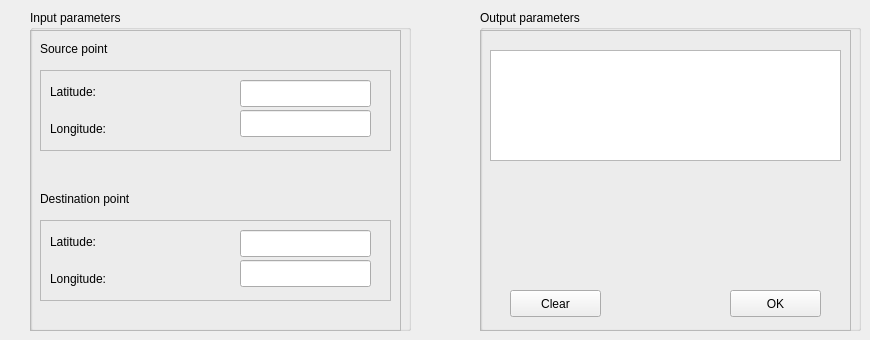
   <widget class="QWidget" name="tab_10">
    <attribute name="title">
     <string>Rhumb midpoint</string>
    </attribute>
    <widget class="QGroupBox" name="groupBox_19">
     <property name="geometry">
      <rect>
       <x>480</x>
       <y>10</y>
       <width>381</width>
       <height>321</height>
      </rect>
     </property>
     <property name="title">
      <string>Output parameters</string>
     </property>
     <widget class="QFrame" name="frame_41">
      <property name="geometry">
       <rect>
        <x>0</x>
        <y>20</y>
        <width>371</width>
        <height>301</height>
       </rect>
      </property>
      <property name="frameShape">
       <enum>QFrame::StyledPanel</enum>
      </property>
      <property name="frameShadow">
       <enum>QFrame::Raised</enum>
      </property>
      <widget class="QTextEdit" name="rmid_output">
       <property name="geometry">
        <rect>
         <x>10</x>
         <y>20</y>
         <width>351</width>
         <height>111</height>
        </rect>
       </property>
      </widget>
      <widget class="QPushButton" name="rmid_ok_btn">
       <property name="geometry">
        <rect>
         <x>250</x>
         <y>260</y>
         <width>91</width>
         <height>27</height>
        </rect>
       </property>
       <property name="text">
        <string>OK</string>
       </property>
      </widget>
      <widget class="QPushButton" name="rmid_clear_btn">
       <property name="geometry">
        <rect>
         <x>30</x>
         <y>260</y>
         <width>91</width>
         <height>27</height>
        </rect>
       </property>
       <property name="text">
        <string>Clear</string>
       </property>
      </widget>
     </widget>
    </widget>
    <widget class="QGroupBox" name="groupBox_20">
     <property name="geometry">
      <rect>
       <x>30</x>
       <y>10</y>
       <width>381</width>
       <height>321</height>
      </rect>
     </property>
     <property name="title">
      <string>Input parameters</string>
     </property>
     <widget class="QFrame" name="frame_42">
      <property name="geometry">
       <rect>
        <x>0</x>
        <y>20</y>
        <width>371</width>
        <height>301</height>
       </rect>
      </property>
      <property name="frameShape">
       <enum>QFrame::StyledPanel</enum>
      </property>
      <property name="frameShadow">
       <enum>QFrame::Raised</enum>
      </property>
      <property name="lineWidth">
       <number>1</number>
      </property>
      <widget class="QLabel" name="label_63">
       <property name="geometry">
        <rect>
         <x>10</x>
         <y>10</y>
         <width>89</width>
         <height>17</height>
        </rect>
       </property>
       <property name="text">
        <string>Source point</string>
       </property>
      </widget>
      <widget class="QFrame" name="frame_43">
       <property name="geometry">
        <rect>
         <x>10</x>
         <y>40</y>
         <width>351</width>
         <height>81</height>
        </rect>
       </property>
       <property name="frameShape">
        <enum>QFrame::StyledPanel</enum>
       </property>
       <property name="frameShadow">
        <enum>QFrame::Raised</enum>
       </property>
       <widget class="QLabel" name="label_64">
        <property name="geometry">
         <rect>
          <x>10</x>
          <y>50</y>
          <width>71</width>
          <height>17</height>
         </rect>
        </property>
        <property name="text">
         <string>Longitude:</string>
        </property>
       </widget>
       <widget class="QLabel" name="label_65">
        <property name="geometry">
         <rect>
          <x>10</x>
          <y>13</y>
          <width>71</width>
          <height>17</height>
         </rect>
        </property>
        <property name="text">
         <string>Latitude:</string>
        </property>
       </widget>
       <widget class="QLineEdit" name="rmid_s_lat_input">
        <property name="geometry">
         <rect>
          <x>200</x>
          <y>10</y>
          <width>131</width>
          <height>27</height>
         </rect>
        </property>
       </widget>
       <widget class="QLineEdit" name="rmid_s_lon_input">
        <property name="geometry">
         <rect>
          <x>200</x>
          <y>40</y>
          <width>131</width>
          <height>27</height>
         </rect>
        </property>
       </widget>
      </widget>
      <widget class="QLabel" name="label_66">
       <property name="geometry">
        <rect>
         <x>10</x>
         <y>160</y>
         <width>121</width>
         <height>17</height>
        </rect>
       </property>
       <property name="text">
        <string>Destination point</string>
       </property>
      </widget>
      <widget class="QFrame" name="frame_44">
       <property name="geometry">
        <rect>
         <x>10</x>
         <y>190</y>
         <width>351</width>
         <height>81</height>
        </rect>
       </property>
       <property name="frameShape">
        <enum>QFrame::StyledPanel</enum>
       </property>
       <property name="frameShadow">
        <enum>QFrame::Raised</enum>
       </property>
       <widget class="QLabel" name="label_67">
        <property name="geometry">
         <rect>
          <x>10</x>
          <y>50</y>
          <width>71</width>
          <height>17</height>
         </rect>
        </property>
        <property name="text">
         <string>Longitude:</string>
        </property>
       </widget>
       <widget class="QLabel" name="label_68">
        <property name="geometry">
         <rect>
          <x>10</x>
          <y>13</y>
          <width>71</width>
          <height>17</height>
         </rect>
        </property>
        <property name="text">
         <string>Latitude:</string>
        </property>
       </widget>
       <widget class="QLineEdit" name="rmid_d_lat_input">
        <property name="geometry">
         <rect>
          <x>200</x>
          <y>10</y>
          <width>131</width>
          <height>27</height>
         </rect>
        </property>
       </widget>
       <widget class="QLineEdit" name="rmid_d_lon_input">
        <property name="geometry">
         <rect>
          <x>200</x>
          <y>40</y>
          <width>131</width>
          <height>27</height>
         </rect>
        </property>
       </widget>
      </widget>
     </widget>
    </widget>
   </widget>
